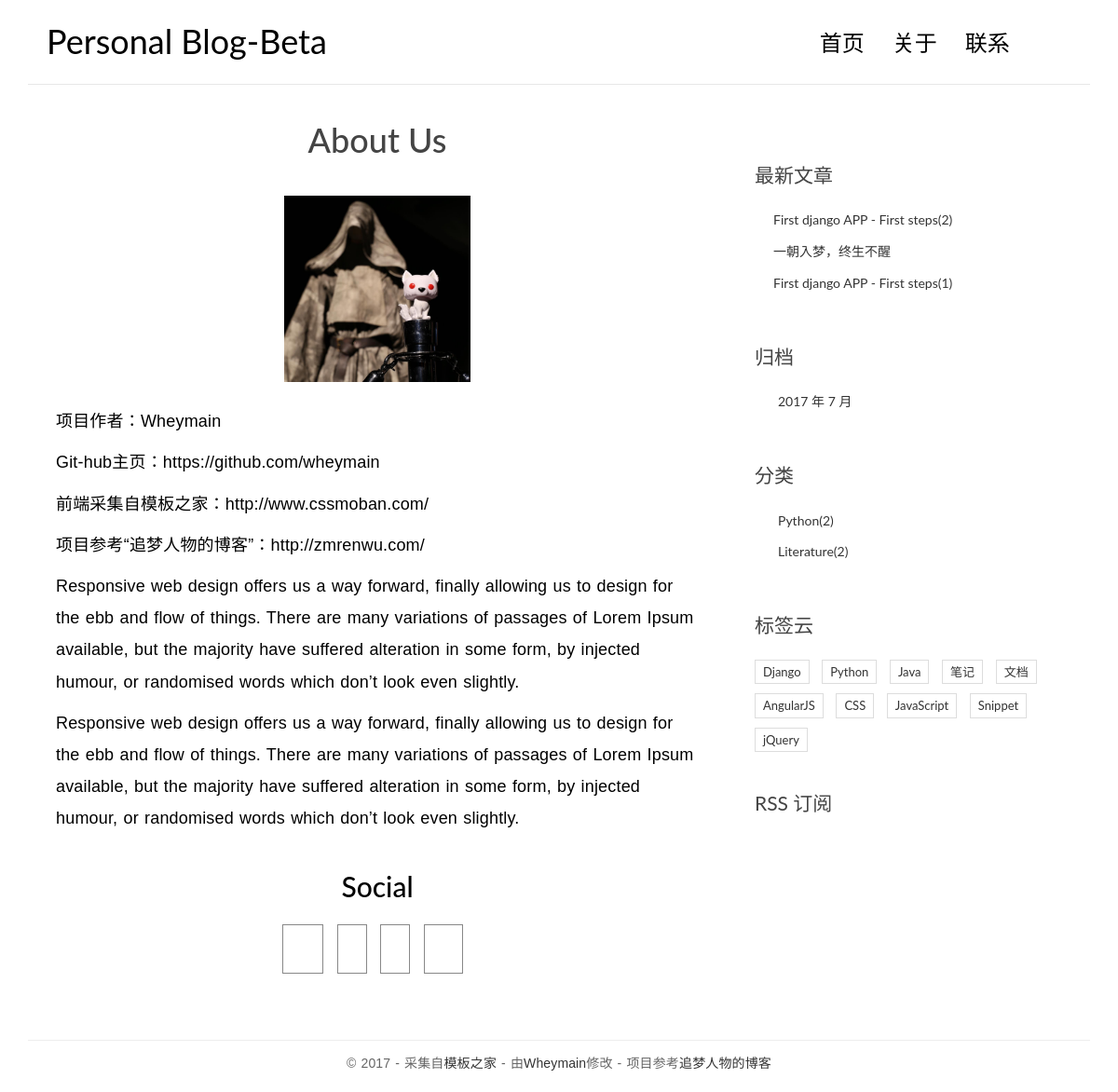
/about, run on the app's committed database.
### blog/models.py (models this page shows, shortened)
class Post(models.Model):
	title = models.CharField(max_length=100)
	body = models.TextField()
	created_time = models.DateTimeField()
	modified_time = models.DateTimeField()
	excerpt = models.CharField(max_length=200, blank=True)
	author = models.ForeignKey(User)
	category = models.ForeignKey(Category)
	tags = models.ManyToManyField(Tag, blank=True)
	def get_absolute_url(self):
		return reverse('blog:detail', kwargs={'pk': self.pk})

class Category(models.Model):
	name = models.CharField(max_length=100)

### blog/views.py (the view)
# urls.py: url('about', views.about, name='about'),
def about(request):
	return render(request, 'blog/about.html')

### blog/templatetags/blog_tags.py (called while the page is built)
@register.simple_tag
def get_recent_posts(num=5):
	return Post.objects.all().order_by('-created_time')[:num]

@register.simple_tag
def archives():
	return Post.objects.dates('created_time', 'month', order='DESC')

@register.simple_tag
def get_categories():
	return Category.objects.all()             # 别忘了在顶部引入 Category 类

### templates/blog/about.html (shortened to what this page needs)
{% extends 'base.html' %}
{% block main %}
	<h1 class="page-title">About Us</h1>
	<article class="post">
		<div class="entry-content clearfix">
			<figure class="img-responsive-center">
				<img class="img-responsive" src="static/blog/img/mee.jpg" height = 200 width = 200 alt="Developer Image">
			</figure>
			<p>项目作者：Wheymain</p>
			<p>Git-hub主页：https://github.com/wheymain</p>
			<p>前端采集自模板之家：http://www.cssmoban.com/</p>
			<p>项目参考“追梦人物的博客”：http://zmrenwu.com/</p>
			<p>Responsive web design offers us a way forward, finally allowing us to design for the ebb and flow of things. There are many variations of passages of Lorem Ipsum available, but the majority have suffered alteration in some form, by injected humour, or randomised words which don’t look even slightly.</p>
			<p>Responsive web design offers us a way forward, finally allowing us to design for the ebb and flow of things. There are many variations of passages of Lorem Ipsum available, but the majority have suffered alteration in some form, by injected humour, or randomised words which don’t look even slightly.</p>
			<h2 class="title text-center">Social</h2>
			<ul class="social">
				<li class="facebook"><a href="#"></a></li>
				<li class="twitter"><a href="#"></a></li>
				<li class="google-plus"><a href="#"></a></li>
				<li class="tumblr"><a href="#"></a></li>
			</ul>
		</div>
	</article>
{% endblock main %}

### templates/base.html (shortened to what this page needs)
{% load staticfiles %}
{% load blog_tags %}
<!DOCTYPE html>
<html>
<head>
    <link rel="stylesheet" href="http://code.ionicframework.com/ionicons/2.0.1/css/ionicons.min.css">
    <link rel="stylesheet" href="{% static 'blog/css/bootstrap.min.css' %}">
    <link rel="stylesheet" href="{% static 'blog/css/pace.css' %}">
    <link rel="stylesheet" href="{% static 'blog/css/custom.css' %}">
</head>
<body>
<div class="container">
    <header id="site-header">
        <div class="row">
            <div class="col-md-4 col-sm-5 col-xs-8">
                <div class="logo">
                    <h1><a href="/"><b>Personal Blog-Beta</a></h1>
                </div>
            </div>
            <div class="col-md-8 col-sm-7 col-xs-4">
                <nav class="main-nav" role="navigation">
                    <div class="collapse navbar-collapse" id="bs-example-navbar-collapse-1">
                        <ul class="nav navbar-nav navbar-right">
                            <li class="cl-effect-11"><a href="/" data-hover="首页">首页</a></li>
                            <li class="cl-effect-11"><a href="/about" data-hover="关于">关于</a></li>
                            <li class="cl-effect-11"><a href="/contact" data-hover="联系">联系</a></li>
                        </ul>
                    </div>
                </nav>
            </div>
        </div>
    </header>
</div>
<div class="content-body">
    <div class="container">
        <div class="row">
            <main class="col-md-8">
                {% block main %}
                {% endblock main %}
            </main>
            <aside class="col-md-4">
                <div class="widget widget-recent-posts">
                    <h3 class="widget-title">最新文章</h3>
                    {% get_recent_posts as recent_post_list %}
                    <ul>
                        {% for post in recent_post_list %}
                        <li>
                            <a href="{{ post.get_absolute_url }}">{{ post.title }}</a>
                        </li>
                        {% empty %}
                        暂无文章！
                        {% endfor %}
                    </ul>
                </div>
                <div class="widget widget-archives">
                    <h3 class="widget-title">归档</h3>
                    {% archives as date_list %}
                    <ul>
                        {% for date in date_list %}
                        <li>
                            <a href="{% url 'blog:archives' date.year date.month %}">{{ date.year }} 年 {{ date.month }} 月</a>
                        </li>
                        {% empty %}
                        暂无归档！
                        {% endfor %}
                    </ul>
                </div>
                <div class="widget widget-category">
                    <h3 class="widget-title">分类</h3>
                    {% get_categories as category_list %}
                    <ul>
                        {% for category in category_list %}
                        <li>
                            <a href="{% url 'blog:category' category.pk %}">{{ category.name }}<span class="post-count">(2)</span></a>
                        </li>
                        {% empty %}
                        暂无分类！
                        {% endfor %}
                    </ul>
                </div>
                <div class="widget widget-tag-cloud">
                    <h3 class="widget-title">标签云</h3>
                    <ul>
                        <li>
                            <a href="#">Django</a>
                        </li>
                        <li>
                            <a href="#">Python</a>
                        </li>
                        <li>
                            <a href="#">Java</a>
                        </li>
                        <li>
                            <a href="#">笔记</a>
                        </li>
                        <li>
                            <a href="#">文档</a>
                        </li>
                        <li>
                            <a href="#">AngularJS</a>
                        </li>
                        <li>
                            <a href="#">CSS</a>
                        </li>
                        <li>
                            <a href="#">JavaScript</a>
                        </li>
                        <li>
                            <a href="#">Snippet</a>
                        </li>
                        <li>
                            <a href="#">jQuery</a>
                        </li>
                    </ul>
                </div>
                <div class="rss">
                    <a href=""> RSS 订阅</a>
                </div>
            </aside>
        </div>
    </div>
</div>
<footer id="site-footer">
    <div class="container">
        <div class="row">
            <div class="col-md-12">
                <p class="copyright">&copy 2017 - 采集自<a href="http://www.cssmoban.com/"
                                                        target="_blank" title="模板之家">模板之家</a>
                    - 由<a href="https://github.com/wheymain" title="Git-Hub" target="_blank">Wheymain</a>修改 - 项目参考<a href="http://zmrenwu.com/" title="网页模板" target="_blank">追梦人物的博客</a>
                </p>
            </div>
        </div>
    </div>
</footer>
</body>
</html>

### blog/static/blog/css/custom.css (style rules this page uses)
* { outline: none; }
h1, h2, h3, h4, h5, h6 { margin-top: 0; }
b { font-weight: 400; }
a { color: #333; }
body { color: #444; font-family: 'Lato', sans-serif; }
p { font-family: 'Ubuntu', sans-serif; font-weight: 400; word-spacing: 1px; letter-spacing: 0.01em; }
.page-title { text-align: center; }
.title { margin-bottom: 30px; }
figure { margin-bottom: 25px; }
img { max-width: 100%; }
.img-responsive-center img { margin: 0 auto; }
#site-header { background-color: #FFF; padding: 25px 20px; margin-bottom: 40px; border-bottom: 1px solid #e7e7e7; }
.logo h1 a { color: #000; }
.logo h1 { margin: 0; font-family: 'Lato', sans-serif; font-weight: 300; }
.main-nav { margin-top: 11px; max-width: 95%; }
.main-nav a { color: #000000 !important; padding: 0 0 5px 0 !important; margin-right: 30px; font-family: 'Lato', sans-serif; font-weight: 300; font-size: 24px; }
.cl-effect-11 a { padding: 10px 0; color: #0972b4; text-shadow: none; }
.cl-effect-11 a::before { position: absolute; top: 0; left: 0; overflow: hidden; padding: 0 0 5px 0 !important; max-width: 0; border-bottom: 1px solid #000; color: #000; content: attr(data-hover); white-space: nowrap; -webkit-transition: max-width 0.5s; -moz-transition: max-width 0.5s; transition: max-width 0.5s; }
.content-body { padding-bottom: 4em; }
.post { background: #fff; padding: 30px 30px 0; }
.entry-content { font-size: 18px; line-height: 1.9; font-weight: 300; color: #000; }
.widget { background: #fff; padding: 30px 0 0; }
.widget-title { font-size: 1.5em; margin-bottom: 20px; line-height: 1.6; padding: 10px 0 0; font-weight: 400; }
.widget-recent-posts ul { padding: 0; margin: 0; padding-left: 20px; }
.widget-recent-posts ul li { list-style-type: none; position: relative; line-height: 170%; margin-bottom: 10px; }
.widget-recent-posts ul li::before { content: '\f3d3'; font-family: "Ionicons"; position: absolute; left: -17px; top: 3px; font-size: 16px; color: #000; }
.widget-archives ul { padding: 0; margin: 0; padding-left: 25px; }
.widget-archives ul li { list-style-type: none; position: relative; line-height: 170%; margin-bottom: 10px; }
.widget-archives ul li::before { content: '\f3f3'; font-family: "Ionicons"; position: absolute; left: -25px; top: 1px; font-size: 16px; color: #000; }
.widget-category ul { padding: 0; margin: 0; padding-left: 25px; }
.widget-category ul li { list-style-type: none; position: relative; line-height: 170%; margin-bottom: 10px; }
.widget-category ul li::before { content: '\f3fe'; font-family: "Ionicons"; position: absolute; left: -25px; top: 1px; font-size: 18px; color: #000; }
.widget-tag-cloud ul { padding: 0; margin: 0; margin-right: -10px; }
.widget-tag-cloud ul li { list-style-type: none; font-size: 13px; display: inline-block; margin-right: 10px; margin-bottom: 10px; padding: 3px 8px; border: 1px solid #ddd; }
.rss { font-size: 21px; margin-top: 30px; }
.rss a { color: #444; }
#site-footer { padding-top: 10px; padding: 0 0 1.5em 0; }
.copyright { text-align: center; padding-top: 1em; margin: 0; border-top: 1px solid #eee; color: #666; }
.social { list-style-type: none; padding: 0; margin: 0; text-align: center; }
.social li { display: inline-block; margin-right: 10px; margin-bottom: 20px; }
.social li a { border: 1px solid #888; font-size: 22px; color: #888; transition: all 0.3s ease-in; }
.facebook a { padding: 12px 21px; }
.twitter a { padding: 12px 15px; }
.google-plus a { padding: 12px 15px; }
.tumblr a { padding: 12px 20px; }

### data on the page
Post: title "First django APP - First steps(2)"
Post: title "一朝入梦，终生不醒"
Post: title "First django APP - First steps(1)"
Category: name "Python"
Category: name "Literature"

### other printed values
{{ date.year }} "2017"
{{ date.month }} "7"
